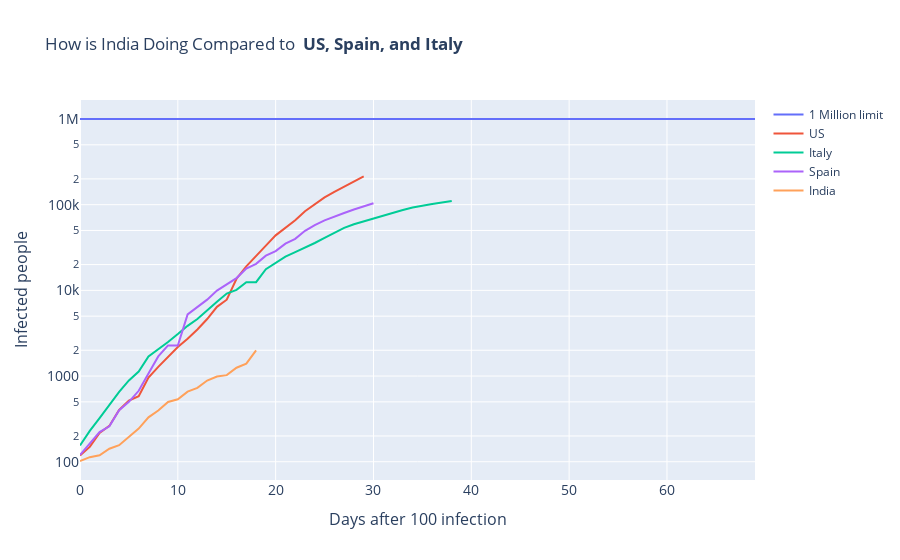

This figure's notebook cell:
### Markdown cell above
## How is India Doing Compared to US, Spain, and Italy

### Code cell
def sum_column(df):
    if df.iloc[:,-1].isnull().values.any():
        df = df.iloc[:, :-1]
    sum = df.sum(axis=0)
    return sum[world_data_confirmed.columns[4:]].to_frame()

def after_hundred(country):
    li = world_data_confirmed.groupby(['Country/Region']).sum().loc[ country , : ].to_frame().T.values.tolist()[0][2:]
    x = []
    for each in range(0,len(li)):
        if li[each]>=100:
            x.append(li[each])
    return x
x_val = [ x for x in range(70)]
n = []
for each in range(0, len(x_val)):
    n.append(1000000)
npa = np.asarray(n, dtype=np.float32)
fig = go.Figure()

df_to_plot_world_confirm = sum_column(world_data_confirmed)

fig.add_trace(go.Scatter(
    x=x_val,
    y=npa,
    mode='lines',
    name='1 Million limit'
))

fig.add_trace(go.Scatter(
    x=x_val,
    y=after_hundred('US'),
    mode='lines',
    name='US'
))


fig.add_trace(go.Scatter(
    x=x_val,
    y=after_hundred('Italy'),
    mode='lines',
    name='Italy'
))
fig.add_trace(go.Scatter(
    x=x_val,
    y=after_hundred('Spain'),
    mode='lines',
    name='Spain'
))
fig.add_trace(go.Scatter(
    x=x_val,
    y=after_hundred('India'),
    mode='lines',
    name='India'
))



fig.update_layout(yaxis_type="log")
fig.update_layout(
        title='How is India Doing Compared to <b> US, Spain, and Italy</b>',
        yaxis=dict(
        title='Infected people',
        titlefont_size=16,
        tickfont_size=14),
    xaxis=dict(
        title='Days after 100 infection',
        titlefont_size=16,
        tickfont_size=14)
    )
fig.show()

### Figure 1 — Plotly figure (JSON) as saved in the notebook; plotly's stock layout.template omitted (floating-point values rounded to 4 significant figures)
{"data": [{"mode": "lines", "name": "1 Million limit", "type": "scatter", "x": [0, 1, 2, 3, 4, 5, 6, 7, 8, 9, 10, 11, 12, 13, 14, 15, 16, 17, 18, 19, 20, 21, 22, 23, 24, 25, 26, 27, 28, 29, 30, 31, 32, 33, 34, 35, 36, 37, 38, 39, 40, 41, 42, 43, 44, 45, 46, 47, 48, 49, 50, 51, 52, 53, 54, 55, 56, 57, 58, 59, 60, 61, 62, 63, 64, 65, 66, 67, 68, 69], "y": [1000000, 1000000, 1000000, 1000000, 1000000, 1000000, 1000000, 1000000, 1000000, 1000000, 1000000, 1000000, 1000000, 1000000, 1000000, 1000000, 1000000, 1000000, 1000000, 1000000, 1000000, 1000000, 1000000, 1000000, 1000000, 1000000, 1000000, 1000000, 1000000, 1000000, 1000000, 1000000, 1000000, 1000000, 1000000, 1000000, 1000000, 1000000, 1000000, 1000000, 1000000, 1000000, 1000000, 1000000, 1000000, 1000000, 1000000, 1000000, 1000000, 1000000, 1000000, 1000000, 1000000, 1000000, 1000000, 1000000, 1000000, 1000000, 1000000, 1000000, 1000000, 1000000, 1000000, 1000000, 1000000, 1000000, 1000000, 1000000, 1000000, 1000000]}, {"mode": "lines", "name": "US", "type": "scatter", "x": [0, 1, 2, 3, 4, 5, 6, 7, 8, 9, 10, 11, 12, 13, 14, 15, 16, 17, 18, 19, 20, 21, 22, 23, 24, 25, 26, 27, 28, 29, 30, 31, 32, 33, 34, 35, 36, 37, 38, 39, 40, 41, 42, 43, 44, 45, 46, 47, 48, 49, 50, 51, 52, 53, 54, 55, 56, 57, 58, 59, 60, 61, 62, 63, 64, 65, 66, 67, 68, 69], "y": [118, 149, 217, 262, 402, 518, 583, 959, 1281, 1663, 2179, 2727, 3499, 4632, 6421, 7783, 13677, 19100, 25489, 33276, 43847, 53740, 65778, 83836, 101657, 121478, 140886, 161807, 188172, 213372]}, {"mode": "lines", "name": "Italy", "type": "scatter", "x": [0, 1, 2, 3, 4, 5, 6, 7, 8, 9, 10, 11, 12, 13, 14, 15, 16, 17, 18, 19, 20, 21, 22, 23, 24, 25, 26, 27, 28, 29, 30, 31, 32, 33, 34, 35, 36, 37, 38, 39, 40, 41, 42, 43, 44, 45, 46, 47, 48, 49, 50, 51, 52, 53, 54, 55, 56, 57, 58, 59, 60, 61, 62, 63, 64, 65, 66, 67, 68, 69], "y": [155, 229, 322, 453, 655, 888, 1128, 1694, 2036, 2502, 3089, 3858, 4636, 5883, 7375, 9172, 10149, 12462, 12462, 17660, 21157, 24747, 27980, 31506, 35713, 41035, 47021, 53578, 59138, 63927, 69176, 74386, 80589, 86498, 92472, 97689, 101739, 105792, 110574]}, {"mode": "lines", "name": "Spain", "type": "scatter", "x": [0, 1, 2, 3, 4, 5, 6, 7, 8, 9, 10, 11, 12, 13, 14, 15, 16, 17, 18, 19, 20, 21, 22, 23, 24, 25, 26, 27, 28, 29, 30, 31, 32, 33, 34, 35, 36, 37, 38, 39, 40, 41, 42, 43, 44, 45, 46, 47, 48, 49, 50, 51, 52, 53, 54, 55, 56, 57, 58, 59, 60, 61, 62, 63, 64, 65, 66, 67, 68, 69], "y": [120, 165, 222, 259, 400, 500, 673, 1073, 1695, 2277, 2277, 5232, 6391, 7798, 9942, 11748, 13910, 17963, 20410, 25374, 28768, 35136, 39885, 49515, 57786, 65719, 73235, 80110, 87956, 95923, 104118]}, {"mode": "lines", "name": "India", "type": "scatter", "x": [0, 1, 2, 3, 4, 5, 6, 7, 8, 9, 10, 11, 12, 13, 14, 15, 16, 17, 18, 19, 20, 21, 22, 23, 24, 25, 26, 27, 28, 29, 30, 31, 32, 33, 34, 35, 36, 37, 38, 39, 40, 41, 42, 43, 44, 45, 46, 47, 48, 49, 50, 51, 52, 53, 54, 55, 56, 57, 58, 59, 60, 61, 62, 63, 64, 65, 66, 67, 68, 69], "y": [102, 113, 119, 142, 156, 194, 244, 330, 396, 499, 536, 657, 727, 887, 987, 1024, 1251, 1397, 1998]}], "layout": {"title": {"text": "How is India Doing Compared to <b> US, Spain, and Italy</b>"}, "xaxis": {"tickfont": {"size": 14}, "title": {"font": {"size": 16}, "text": "Days after 100 infection"}}, "yaxis": {"tickfont": {"size": 14}, "title": {"font": {"size": 16}, "text": "Infected people"}, "type": "log"}}}
